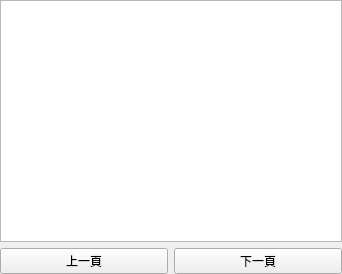
<?xml version="1.0" encoding="UTF-8"?>
<ui version="4.0">
 <class>Dialog_faceClass</class>
 <widget class="QDialog" name="Dialog_faceClass">
  <property name="geometry">
   <rect>
    <x>0</x>
    <y>0</y>
    <width>342</width>
    <height>274</height>
   </rect>
  </property>
  <property name="windowTitle">
   <string>Dialog_face</string>
  </property>
  <layout class="QGridLayout" name="gridLayout">
   <property name="leftMargin">
    <number>0</number>
   </property>
   <property name="topMargin">
    <number>0</number>
   </property>
   <property name="rightMargin">
    <number>0</number>
   </property>
   <property name="bottomMargin">
    <number>0</number>
   </property>
   <item row="0" column="0">
    <layout class="QVBoxLayout" name="verticalLayout">
     <property name="spacing">
      <number>6</number>
     </property>
     <item>
      <widget class="QStackedWidget" name="stackedWidget">
       <property name="currentIndex">
        <number>0</number>
       </property>
       <widget class="QWidget" name="page">
        <layout class="QGridLayout" name="gridLayout_2">
         <property name="leftMargin">
          <number>0</number>
         </property>
         <property name="topMargin">
          <number>0</number>
         </property>
         <property name="rightMargin">
          <number>0</number>
         </property>
         <property name="bottomMargin">
          <number>0</number>
         </property>
         <item row="0" column="0">
          <widget class="QTableWidget" name="faceTable_1">
           <property name="focusPolicy">
            <enum>Qt::NoFocus</enum>
           </property>
           <property name="editTriggers">
            <set>QAbstractItemView::NoEditTriggers</set>
           </property>
           <property name="selectionMode">
            <enum>QAbstractItemView::SingleSelection</enum>
           </property>
           <attribute name="horizontalHeaderVisible">
            <bool>false</bool>
           </attribute>
           <attribute name="horizontalHeaderDefaultSectionSize">
            <number>30</number>
           </attribute>
           <attribute name="verticalHeaderVisible">
            <bool>false</bool>
           </attribute>
           <attribute name="verticalHeaderDefaultSectionSize">
            <number>20</number>
           </attribute>
          </widget>
         </item>
        </layout>
       </widget>
       <widget class="QWidget" name="page_2">
        <layout class="QGridLayout" name="gridLayout_3">
         <property name="leftMargin">
          <number>0</number>
         </property>
         <property name="topMargin">
          <number>0</number>
         </property>
         <property name="rightMargin">
          <number>0</number>
         </property>
         <property name="bottomMargin">
          <number>0</number>
         </property>
         <item row="0" column="0">
          <widget class="QTableWidget" name="faceTable_2">
           <property name="editTriggers">
            <set>QAbstractItemView::NoEditTriggers</set>
           </property>
           <property name="selectionMode">
            <enum>QAbstractItemView::SingleSelection</enum>
           </property>
           <attribute name="horizontalHeaderVisible">
            <bool>false</bool>
           </attribute>
           <attribute name="horizontalHeaderDefaultSectionSize">
            <number>30</number>
           </attribute>
           <attribute name="verticalHeaderVisible">
            <bool>false</bool>
           </attribute>
           <attribute name="verticalHeaderDefaultSectionSize">
            <number>20</number>
           </attribute>
          </widget>
         </item>
        </layout>
       </widget>
      </widget>
     </item>
     <item>
      <layout class="QHBoxLayout" name="horizontalLayout">
       <item>
        <widget class="QPushButton" name="foreButton">
         <property name="focusPolicy">
          <enum>Qt::NoFocus</enum>
         </property>
         <property name="text">
          <string>上一頁</string>
         </property>
        </widget>
       </item>
       <item>
        <widget class="QPushButton" name="backButton">
         <property name="focusPolicy">
          <enum>Qt::NoFocus</enum>
         </property>
         <property name="text">
          <string>下一頁</string>
         </property>
        </widget>
       </item>
      </layout>
     </item>
    </layout>
   </item>
  </layout>
 </widget>
 <layoutdefault spacing="6" margin="11"/>
 <resources/>
 <connections/>
</ui>
